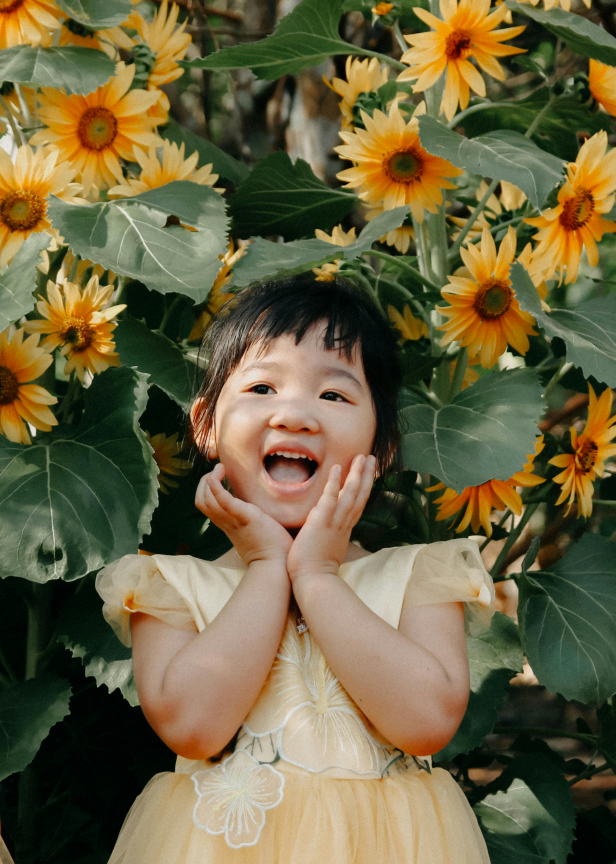
#> input picture basics/image_editor/test.jpg, 2461 x 3456 px (shown at 1/4 size)
$ python main.py
#> lines starting #> are read from the running program, lines starting #| are printed output that depends on the picture
import cv2
import numpy as np
import time
import sys
from pathlib import Path

# ===== PATH SETUP =====
SCRIPT_DIR = Path(__file__).resolve().parent
img_path = SCRIPT_DIR / "test.jpg"

output_dir = SCRIPT_DIR / "outputs"
output_dir.mkdir(parents=True, exist_ok=True)

# ===== LOAD IMAGE =====
img = cv2.imread(str(img_path))
#> img is the input picture: shape (3456, 2461, 3); mean B, G, R 64.6, 98.9, 107.9

if img is None:
    print("Image not found")
    sys.exit(1)

img = cv2.resize(img, (500, 500))
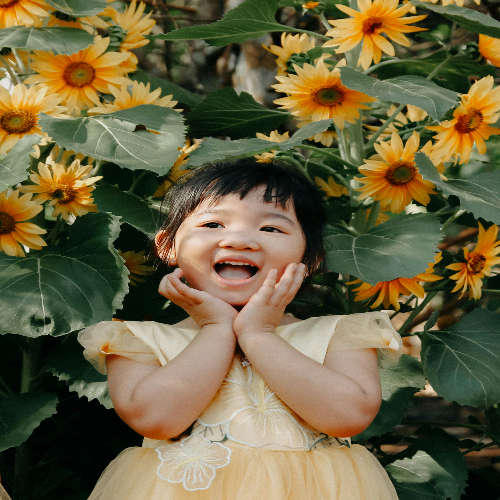
#> img: shape (500, 500, 3); mean B, G, R 64.5, 98.7, 107.8
canvas = img.copy()
orig = img.copy()  # keep a copy of the original resized image for eraser restore

# ===== SETTINGS =====
drawing = False
color = (0, 255, 0)
brush_size = 3
eraser = False

# ===== HISTORY =====
history = [canvas.copy()]
redo_stack = []

def save_state():
    history.append(canvas.copy())
    redo_stack.clear()

def undo():
    global canvas
    if len(history) > 1:
        redo_stack.append(history.pop())
        canvas[:] = history[-1]

def redo():
    global canvas
    if redo_stack:
        canvas[:] = redo_stack.pop()
        history.append(canvas.copy())

# ===== DRAW FUNCTION =====
def draw(event, x, y, flags, param):
    global drawing, canvas, eraser, brush_size, color, orig

    if event == cv2.EVENT_LBUTTONDOWN:
        drawing = True
        save_state()

    elif event == cv2.EVENT_MOUSEMOVE:
        if drawing:
            if eraser:
                # restore pixels from original image within the brush circle
                mask = np.zeros(canvas.shape[:2], dtype=np.uint8)
                cv2.circle(mask, (x, y), brush_size, 255, -1)
                canvas[mask == 255] = orig[mask == 255]
            else:
                cv2.circle(canvas, (x, y), brush_size, color, -1)

    elif event == cv2.EVENT_LBUTTONUP:
        drawing = False

cv2.namedWindow("APP")
cv2.setMouseCallback("APP", draw)

# ===== MAIN LOOP =====
while True:
    display = canvas.copy()

    # ===== UI TEXT =====
    cv2.putText(display, "g-gray b-blur e-edge t-thresh r-rotate", (10,20),cv2.FONT_HERSHEY_SIMPLEX, 0.4, (255,255,255),1)
    cv2.putText(display, "m-dilate n-erode j-open k-close", (10,40),cv2.FONT_HERSHEY_SIMPLEX, 0.4, (255,255,255),1)
    cv2.putText(display, "R/G/B-color x-eraser +/- brush", (10,60),cv2.FONT_HERSHEY_SIMPLEX, 0.4, (255,255,255),1)
    cv2.putText(display, "u-undo y-redo c-clear s-save q-quit", (10,80),cv2.FONT_HERSHEY_SIMPLEX, 0.4, (255,255,255),1)
    cv2.putText(display, "1-line 2-rectangle 3-circle", (10,100),cv2.FONT_HERSHEY_SIMPLEX, 0.4, (255,255,255),1)
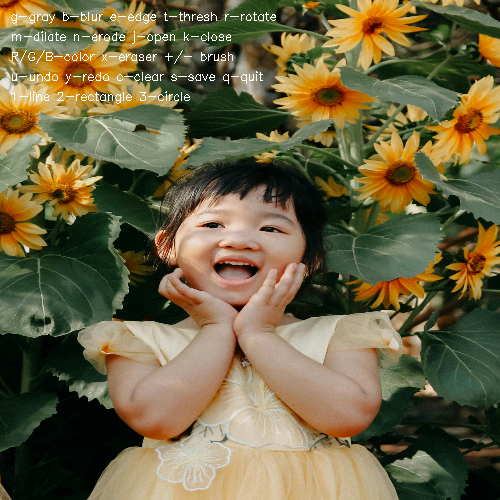
#> display: shape (500, 500, 3); mean B, G, R 66.3, 100.1, 109


    cv2.imshow("APP", display)
    key = cv2.waitKey(1) & 0xFF
#> (key e is pressed here)

    # ===== BASIC FILTERS =====
    # GRAYSCALE
    if key == ord("g"):
        gray = cv2.cvtColor(canvas, cv2.COLOR_BGR2GRAY)
        canvas = cv2.cvtColor(gray, cv2.COLOR_GRAY2BGR)
        save_state()

    # IMAGE ROTATION
    elif key == ord("r"):
        h, w = canvas.shape[:2]
        matrix = cv2.getRotationMatrix2D((w//2, h//2), 45, 1)
        canvas = cv2.warpAffine(canvas, matrix, (w, h))
        save_state()

    # BLUR
    elif key == ord("b"):
        canvas = cv2.GaussianBlur(canvas, (15,15), 0)
        save_state()

    # EDGE DETECTION
    elif key == ord("e"):
        gray = cv2.cvtColor(canvas, cv2.COLOR_BGR2GRAY)
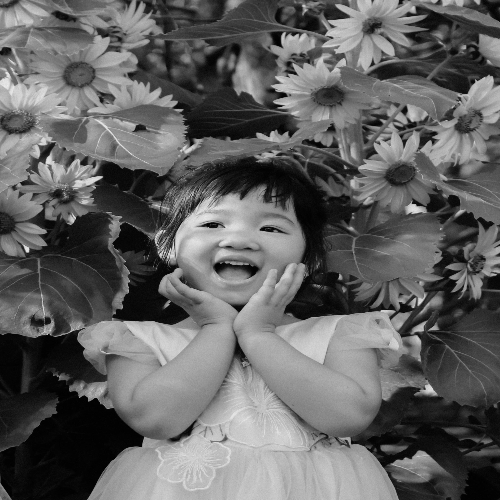
#> gray: shape (500, 500); min 0, max 236, mean 97.5
        edge = cv2.Canny(gray, 100, 200)
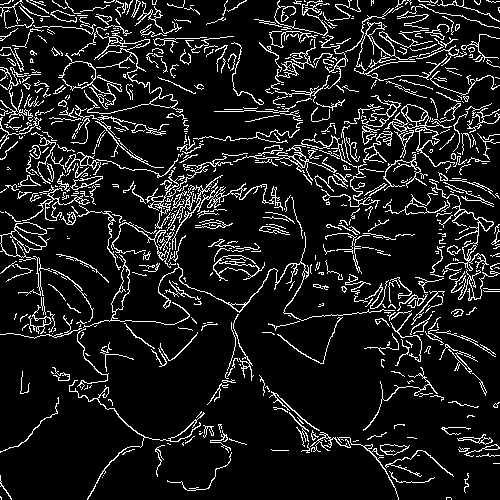
#> edge: shape (500, 500); 10.9% white in thin lines or dots
        canvas = cv2.cvtColor(edge, cv2.COLOR_GRAY2BGR)
#> canvas: shape (500, 500, 3); 10.9% white in thin lines or dots
        save_state()

    # IMAGE THRESHOLDING
    elif key == ord("t"):
        gray = cv2.cvtColor(canvas, cv2.COLOR_BGR2GRAY)
        _, thresh = cv2.threshold(gray, 127, 255, cv2.THRESH_BINARY)
        canvas = cv2.cvtColor(thresh, cv2.COLOR_GRAY2BGR)
        save_state()

    # ===== MORPHOLOGY =====
    # DILUTION
    elif key == ord("m"):
        gray = cv2.cvtColor(canvas, cv2.COLOR_BGR2GRAY)
        edges = cv2.Canny(gray, 100, 200)
        kernel = np.ones((3,3), np.uint8)
        canvas = cv2.cvtColor(cv2.dilate(edges, kernel), cv2.COLOR_GRAY2BGR)
        save_state()

    # EROSION
    elif key == ord("n"):
        gray = cv2.cvtColor(canvas, cv2.COLOR_BGR2GRAY)
        edges = cv2.Canny(gray, 100, 200)
        kernel = np.ones((3,3), np.uint8)
        canvas = cv2.cvtColor(cv2.erode(edges, kernel), cv2.COLOR_GRAY2BGR)
        save_state()

    # OPENING
    elif key == ord("j"):
        gray = cv2.cvtColor(canvas, cv2.COLOR_BGR2GRAY)
        _, thresh = cv2.threshold(gray, 127, 255, cv2.THRESH_BINARY)
        kernel = np.ones((3,3), np.uint8)
        canvas = cv2.cvtColor(cv2.morphologyEx(thresh, cv2.MORPH_OPEN, kernel), cv2.COLOR_GRAY2BGR)
        save_state()

    # CLOSING
    elif key == ord("k"):
        gray = cv2.cvtColor(canvas, cv2.COLOR_BGR2GRAY)
        _, thresh = cv2.threshold(gray, 127, 255, cv2.THRESH_BINARY)
        kernel = np.ones((3,3), np.uint8)
        canvas = cv2.cvtColor(cv2.morphologyEx(thresh, cv2.MORPH_CLOSE, kernel), cv2.COLOR_GRAY2BGR)
        save_state()

    # BRIGHTNESS
    elif key == ord("l"):
        canvas = cv2.convertScaleAbs(canvas, alpha=1, beta=50)
        save_state()

    elif key == ord("d"):
        canvas = cv2.convertScaleAbs(canvas, alpha=1, beta=-50)
        save_state()

    # CONTRAST
    elif key == ord("h"):
        canvas = cv2.convertScaleAbs(canvas, alpha=1.5, beta=0)
        save_state()

    # HSV
    elif key == ord("v"):
        hsv = cv2.cvtColor(canvas, cv2.COLOR_BGR2HSV)
        canvas = cv2.cvtColor(hsv, cv2.COLOR_HSV2BGR)
        save_state()

    # NEGATIVE IMAGE
    elif key == ord("i"):
        canvas = cv2.bitwise_not(canvas)
        save_state()

    # SEPIA
    elif key == ord("p"):
        kernel = np.array([[0.272, 0.534, 0.131],
                           [0.349, 0.686, 0.168],
                           [0.393, 0.769, 0.189]])
        canvas = cv2.transform(canvas, kernel)
        save_state()

    # CARTOON
    elif key == ord("o"):
        gray = cv2.cvtColor(canvas, cv2.COLOR_BGR2GRAY)
        gray = cv2.medianBlur(gray, 5)
        edges = cv2.adaptiveThreshold(gray, 255,
                                      cv2.ADAPTIVE_THRESH_MEAN_C,
                                      cv2.THRESH_BINARY, 9, 9)
        color_img = cv2.bilateralFilter(canvas, 9, 250, 250)
        canvas = cv2.bitwise_and(color_img, color_img, mask=edges)
        save_state()

    # ===== COLORS =====
    # RED
    elif key == ord("R"):
        color = (0,0,255)
        eraser = False

    # GREEN
    elif key == ord("G"):
        color = (0,255,0)
        eraser = False

    # BLUE
    elif key == ord("B"):
        color = (255,0,0)
        eraser = False

    # ===== SHAPES =====
    # LINE
    elif key == ord("1"):
        cv2.line(canvas, (50,50), (450,50), color, brush_size)
        save_state()

    # RECTANGLE
    elif key == ord("2"):
        cv2.rectangle(canvas, (100,100), (300,300), color, brush_size)
        save_state()

    # CIRCLE
    elif key == ord("3"):
        cv2.circle(canvas, (250,250), 80, color, brush_size)
        save_state()

    # POLYGON
    elif key == ord("4"):
        pts = np.array([[200,100],[300,200],[250,300],[150,200]], np.int32)
        pts = pts.reshape((-1,1,2))
        cv2.polylines(canvas, [pts], True, color, brush_size)
        save_state()

    # ERASER
    elif key == ord("x"):
        eraser = True

    # BRUSH SIZE
    elif key == ord("+"):
        brush_size += 2
    elif key == ord("-"):
        brush_size = max(1, brush_size - 2)

    # ===== UNDO / REDO =====
    elif key == ord("u"):
        undo()
    elif key == ord("y"):
        redo()

    # CLEAR
    elif key == ord("c"):
        canvas = img.copy()
        save_state()

    # SAVE
    elif key == ord("s"):
        filename = output_dir / f"output_{int(time.time())}.png"
        cv2.imwrite(str(filename), canvas)
        print(f"Saved: {filename}")

    # QUIT
    elif key == ord("q"):
        break

cv2.destroyAllWindows()
